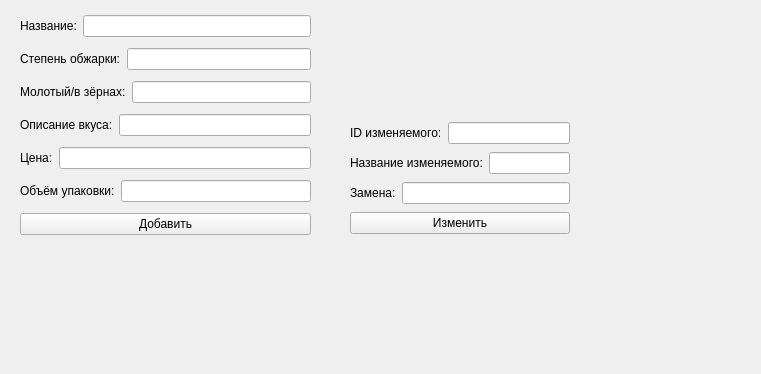
<?xml version="1.0" encoding="UTF-8"?>
<ui version="4.0">
 <class>Form</class>
 <widget class="QWidget" name="Form">
  <property name="geometry">
   <rect>
    <x>0</x>
    <y>0</y>
    <width>761</width>
    <height>374</height>
   </rect>
  </property>
  <property name="windowTitle">
   <string>Form</string>
  </property>
  <widget class="QPushButton" name="pushButton_2">
   <property name="geometry">
    <rect>
     <x>970</x>
     <y>210</y>
     <width>75</width>
     <height>23</height>
    </rect>
   </property>
   <property name="text">
    <string>change</string>
   </property>
  </widget>
  <widget class="QWidget" name="layoutWidget">
   <property name="geometry">
    <rect>
     <x>20</x>
     <y>10</y>
     <width>291</width>
     <height>231</height>
    </rect>
   </property>
   <layout class="QVBoxLayout" name="verticalLayout">
    <item>
     <layout class="QHBoxLayout" name="horizontalLayout">
      <item>
       <widget class="QLabel" name="label">
        <property name="text">
         <string>Название:</string>
        </property>
       </widget>
      </item>
      <item>
       <widget class="QLineEdit" name="name"/>
      </item>
     </layout>
    </item>
    <item>
     <layout class="QHBoxLayout" name="horizontalLayout_4">
      <item>
       <widget class="QLabel" name="label_2">
        <property name="text">
         <string>Степень обжарки:</string>
        </property>
       </widget>
      </item>
      <item>
       <widget class="QLineEdit" name="fried"/>
      </item>
     </layout>
    </item>
    <item>
     <layout class="QHBoxLayout" name="horizontalLayout_5">
      <item>
       <widget class="QLabel" name="label_3">
        <property name="text">
         <string>Молотый/в зёрнах:</string>
        </property>
       </widget>
      </item>
      <item>
       <widget class="QLineEdit" name="type"/>
      </item>
     </layout>
    </item>
    <item>
     <layout class="QHBoxLayout" name="horizontalLayout_6">
      <item>
       <widget class="QLabel" name="label_4">
        <property name="text">
         <string>Описание вкуса:</string>
        </property>
       </widget>
      </item>
      <item>
       <widget class="QLineEdit" name="taste"/>
      </item>
     </layout>
    </item>
    <item>
     <layout class="QHBoxLayout" name="horizontalLayout_2">
      <item>
       <widget class="QLabel" name="label_5">
        <property name="text">
         <string>Цена:</string>
        </property>
       </widget>
      </item>
      <item>
       <widget class="QLineEdit" name="price"/>
      </item>
     </layout>
    </item>
    <item>
     <layout class="QHBoxLayout" name="horizontalLayout_3">
      <item>
       <widget class="QLabel" name="label_6">
        <property name="text">
         <string>Объём упаковки:</string>
        </property>
       </widget>
      </item>
      <item>
       <widget class="QLineEdit" name="volume"/>
      </item>
     </layout>
    </item>
    <item>
     <widget class="QPushButton" name="add">
      <property name="text">
       <string>Добавить</string>
      </property>
     </widget>
    </item>
   </layout>
  </widget>
  <widget class="QWidget" name="layoutWidget">
   <property name="geometry">
    <rect>
     <x>350</x>
     <y>120</y>
     <width>220</width>
     <height>117</height>
    </rect>
   </property>
   <layout class="QVBoxLayout" name="verticalLayout_2">
    <item>
     <layout class="QHBoxLayout" name="horizontalLayout_7">
      <item>
       <widget class="QLabel" name="label_9">
        <property name="text">
         <string>ID изменяемого:</string>
        </property>
       </widget>
      </item>
      <item>
       <widget class="QLineEdit" name="id_change"/>
      </item>
     </layout>
    </item>
    <item>
     <layout class="QHBoxLayout" name="horizontalLayout_10">
      <item>
       <widget class="QLabel" name="label_10">
        <property name="text">
         <string>Название изменяемого:</string>
        </property>
       </widget>
      </item>
      <item>
       <widget class="QLineEdit" name="name_change"/>
      </item>
     </layout>
    </item>
    <item>
     <layout class="QHBoxLayout" name="horizontalLayout_9">
      <item>
       <widget class="QLabel" name="label_11">
        <property name="text">
         <string>Замена:</string>
        </property>
       </widget>
      </item>
      <item>
       <widget class="QLineEdit" name="change"/>
      </item>
     </layout>
    </item>
    <item>
     <widget class="QPushButton" name="change_2">
      <property name="text">
       <string>Изменить</string>
      </property>
     </widget>
    </item>
   </layout>
  </widget>
  <widget class="QLabel" name="error">
   <property name="geometry">
    <rect>
     <x>20</x>
     <y>310</y>
     <width>371</width>
     <height>21</height>
    </rect>
   </property>
   <property name="text">
    <string/>
   </property>
  </widget>
 </widget>
 <resources/>
 <connections/>
</ui>
